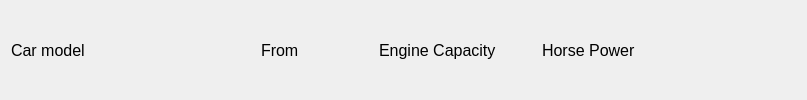
                     <widget class="QWidget" name="head_widg" native="true">
                      <layout class="QGridLayout" name="gridLayout_17">
                       <item row="0" column="0">
                        <layout class="QHBoxLayout" name="head_layout">
                         <property name="spacing">
                          <number>6</number>
                         </property>
                         <property name="topMargin">
                          <number>0</number>
                         </property>
                         <property name="bottomMargin">
                          <number>0</number>
                         </property>
                         <item>
                          <widget class="QLabel" name="label_13">
                           <property name="font">
                            <font>
                             <pointsize>12</pointsize>
                            </font>
                           </property>
                           <property name="text">
                            <string>Car model</string>
                           </property>
                          </widget>
                         </item>
                         <item>
                          <widget class="QLabel" name="label_68">
                           <property name="font">
                            <font>
                             <pointsize>12</pointsize>
                            </font>
                           </property>
                           <property name="text">
                            <string/>
                           </property>
                          </widget>
                         </item>
                         <item>
                          <spacer name="horizontalSpacer_4">
                           <property name="orientation">
                            <enum>Qt::Horizontal</enum>
                           </property>
                           <property name="sizeType">
                            <enum>QSizePolicy::Expanding</enum>
                           </property>
                           <property name="sizeHint" stdset="0">
                            <size>
                             <width>155</width>
                             <height>0</height>
                            </size>
                           </property>
                          </spacer>
                         </item>
                         <item>
                          <widget class="QLabel" name="label_23">
                           <property name="font">
                            <font>
                             <pointsize>12</pointsize>
                            </font>
                           </property>
                           <property name="text">
                            <string>From</string>
                           </property>
                          </widget>
                         </item>
                         <item>
                          <spacer name="horizontalSpacer_5">
                           <property name="orientation">
                            <enum>Qt::Horizontal</enum>
                           </property>
                           <property name="sizeType">
                            <enum>QSizePolicy::Expanding</enum>
                           </property>
                           <property name="sizeHint" stdset="0">
                            <size>
                             <width>74</width>
                             <height>0</height>
                            </size>
                           </property>
                          </spacer>
                         </item>
                         <item>
                          <widget class="QLabel" name="label_22">
                           <property name="font">
                            <font>
                             <pointsize>12</pointsize>
                            </font>
                           </property>
                           <property name="text">
                            <string>Engine Capacity</string>
                           </property>
                          </widget>
                         </item>
                         <item>
                          <spacer name="horizontalSpacer_8">
                           <property name="orientation">
                            <enum>Qt::Horizontal</enum>
                           </property>
                           <property name="sizeHint" stdset="0">
                            <size>
                             <width>40</width>
                             <height>20</height>
                            </size>
                           </property>
                          </spacer>
                         </item>
                         <item>
                          <spacer name="horizontalSpacer_6">
                           <property name="orientation">
                            <enum>Qt::Horizontal</enum>
                           </property>
                           <property name="sizeType">
                            <enum>QSizePolicy::Minimum</enum>
                           </property>
                           <property name="sizeHint" stdset="0">
                            <size>
                             <width>0</width>
                             <height>0</height>
                            </size>
                           </property>
                          </spacer>
                         </item>
                         <item>
                          <widget class="QLabel" name="label_21">
                           <property name="font">
                            <font>
                             <pointsize>12</pointsize>
                            </font>
                           </property>
                           <property name="text">
                            <string>Horse Power</string>
                           </property>
                          </widget>
                         </item>
                         <item>
                          <spacer name="horizontalSpacer_7">
                           <property name="orientation">
                            <enum>Qt::Horizontal</enum>
                           </property>
                           <property name="sizeType">
                            <enum>QSizePolicy::Expanding</enum>
                           </property>
                           <property name="sizeHint" stdset="0">
                            <size>
                             <width>145</width>
                             <height>17</height>
                            </size>
                           </property>
                          </spacer>
                         </item>
                         <item>
                          <widget class="QLabel" name="label_67">
                           <property name="font">
                            <font>
                             <pointsize>12</pointsize>
                            </font>
                           </property>
                           <property name="text">
                            <string/>
                           </property>
                          </widget>
                         </item>
                        </layout>
                       </item>
                      </layout>
                     </widget>
